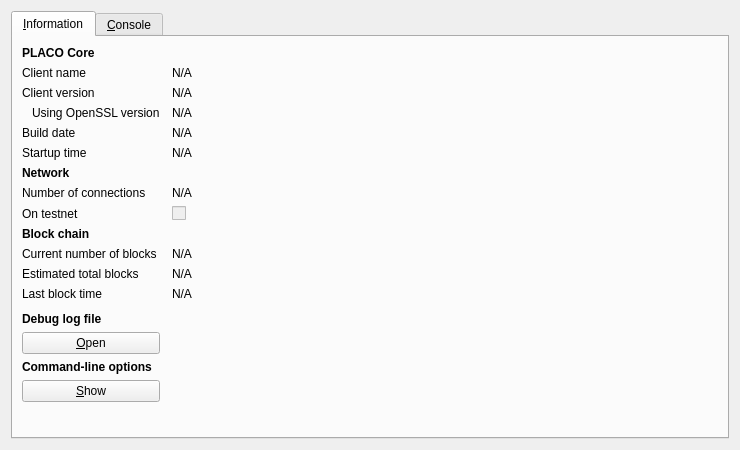
<?xml version="1.0" encoding="UTF-8"?>
<ui version="4.0">
 <class>RPCConsole</class>
 <widget class="QDialog" name="RPCConsole">
  <property name="geometry">
   <rect>
    <x>0</x>
    <y>0</y>
    <width>740</width>
    <height>450</height>
   </rect>
  </property>
  <property name="windowTitle">
   <string>PLACO - Debug window</string>
  </property>
  <property name="styleSheet">
   <string notr="true">background-image: url(:/images/bkg2);</string>
  </property>
  <layout class="QVBoxLayout" name="verticalLayout_2">
   <item>
    <widget class="QTabWidget" name="tabWidget">
     <property name="currentIndex">
      <number>0</number>
     </property>
     <widget class="QWidget" name="tab_info">
      <attribute name="title">
       <string>&amp;Information</string>
      </attribute>
      <layout class="QGridLayout" name="gridLayout" columnstretch="0,1">
       <property name="horizontalSpacing">
        <number>12</number>
       </property>
       <item row="0" column="0">
        <widget class="QLabel" name="label_9">
         <property name="font">
          <font>
           <weight>75</weight>
           <bold>true</bold>
          </font>
         </property>
         <property name="text">
          <string>PLACO Core</string>
         </property>
        </widget>
       </item>
       <item row="1" column="0">
        <widget class="QLabel" name="label_5">
         <property name="text">
          <string>Client name</string>
         </property>
        </widget>
       </item>
       <item row="1" column="1">
        <widget class="QLabel" name="clientName">
         <property name="cursor">
          <cursorShape>IBeamCursor</cursorShape>
         </property>
         <property name="text">
          <string>N/A</string>
         </property>
         <property name="textFormat">
          <enum>Qt::PlainText</enum>
         </property>
         <property name="textInteractionFlags">
          <set>Qt::LinksAccessibleByMouse|Qt::TextSelectableByKeyboard|Qt::TextSelectableByMouse</set>
         </property>
        </widget>
       </item>
       <item row="2" column="0">
        <widget class="QLabel" name="label_6">
         <property name="text">
          <string>Client version</string>
         </property>
        </widget>
       </item>
       <item row="2" column="1">
        <widget class="QLabel" name="clientVersion">
         <property name="cursor">
          <cursorShape>IBeamCursor</cursorShape>
         </property>
         <property name="text">
          <string>N/A</string>
         </property>
         <property name="textFormat">
          <enum>Qt::PlainText</enum>
         </property>
         <property name="textInteractionFlags">
          <set>Qt::LinksAccessibleByMouse|Qt::TextSelectableByKeyboard|Qt::TextSelectableByMouse</set>
         </property>
        </widget>
       </item>
       <item row="3" column="0">
        <widget class="QLabel" name="label_14">
         <property name="text">
          <string>Using OpenSSL version</string>
         </property>
         <property name="indent">
          <number>10</number>
         </property>
        </widget>
       </item>
       <item row="3" column="1">
        <widget class="QLabel" name="openSSLVersion">
         <property name="cursor">
          <cursorShape>IBeamCursor</cursorShape>
         </property>
         <property name="text">
          <string>N/A</string>
         </property>
         <property name="textFormat">
          <enum>Qt::PlainText</enum>
         </property>
         <property name="textInteractionFlags">
          <set>Qt::LinksAccessibleByMouse|Qt::TextSelectableByKeyboard|Qt::TextSelectableByMouse</set>
         </property>
        </widget>
       </item>
       <item row="4" column="0">
        <widget class="QLabel" name="label_12">
         <property name="text">
          <string>Build date</string>
         </property>
        </widget>
       </item>
       <item row="4" column="1">
        <widget class="QLabel" name="buildDate">
         <property name="cursor">
          <cursorShape>IBeamCursor</cursorShape>
         </property>
         <property name="text">
          <string>N/A</string>
         </property>
         <property name="textFormat">
          <enum>Qt::PlainText</enum>
         </property>
         <property name="textInteractionFlags">
          <set>Qt::LinksAccessibleByMouse|Qt::TextSelectableByKeyboard|Qt::TextSelectableByMouse</set>
         </property>
        </widget>
       </item>
       <item row="5" column="0">
        <widget class="QLabel" name="label_13">
         <property name="text">
          <string>Startup time</string>
         </property>
        </widget>
       </item>
       <item row="5" column="1">
        <widget class="QLabel" name="startupTime">
         <property name="cursor">
          <cursorShape>IBeamCursor</cursorShape>
         </property>
         <property name="text">
          <string>N/A</string>
         </property>
         <property name="textFormat">
          <enum>Qt::PlainText</enum>
         </property>
         <property name="textInteractionFlags">
          <set>Qt::LinksAccessibleByMouse|Qt::TextSelectableByKeyboard|Qt::TextSelectableByMouse</set>
         </property>
        </widget>
       </item>
       <item row="6" column="0">
        <widget class="QLabel" name="label_11">
         <property name="font">
          <font>
           <weight>75</weight>
           <bold>true</bold>
          </font>
         </property>
         <property name="text">
          <string>Network</string>
         </property>
        </widget>
       </item>
       <item row="7" column="0">
        <widget class="QLabel" name="label_7">
         <property name="text">
          <string>Number of connections</string>
         </property>
        </widget>
       </item>
       <item row="7" column="1">
        <widget class="QLabel" name="numberOfConnections">
         <property name="cursor">
          <cursorShape>IBeamCursor</cursorShape>
         </property>
         <property name="text">
          <string>N/A</string>
         </property>
         <property name="textFormat">
          <enum>Qt::PlainText</enum>
         </property>
         <property name="textInteractionFlags">
          <set>Qt::LinksAccessibleByMouse|Qt::TextSelectableByKeyboard|Qt::TextSelectableByMouse</set>
         </property>
        </widget>
       </item>
       <item row="8" column="0">
        <widget class="QLabel" name="label_8">
         <property name="text">
          <string>On testnet</string>
         </property>
        </widget>
       </item>
       <item row="8" column="1">
        <widget class="QCheckBox" name="isTestNet">
         <property name="enabled">
          <bool>false</bool>
         </property>
         <property name="text">
          <string/>
         </property>
        </widget>
       </item>
       <item row="9" column="0">
        <widget class="QLabel" name="label_10">
         <property name="font">
          <font>
           <weight>75</weight>
           <bold>true</bold>
          </font>
         </property>
         <property name="text">
          <string>Block chain</string>
         </property>
        </widget>
       </item>
       <item row="10" column="0">
        <widget class="QLabel" name="label_3">
         <property name="text">
          <string>Current number of blocks</string>
         </property>
        </widget>
       </item>
       <item row="10" column="1">
        <widget class="QLabel" name="numberOfBlocks">
         <property name="cursor">
          <cursorShape>IBeamCursor</cursorShape>
         </property>
         <property name="text">
          <string>N/A</string>
         </property>
         <property name="textFormat">
          <enum>Qt::PlainText</enum>
         </property>
         <property name="textInteractionFlags">
          <set>Qt::LinksAccessibleByMouse|Qt::TextSelectableByKeyboard|Qt::TextSelectableByMouse</set>
         </property>
        </widget>
       </item>
       <item row="11" column="0">
        <widget class="QLabel" name="label_4">
         <property name="text">
          <string>Estimated total blocks</string>
         </property>
        </widget>
       </item>
       <item row="11" column="1">
        <widget class="QLabel" name="totalBlocks">
         <property name="cursor">
          <cursorShape>IBeamCursor</cursorShape>
         </property>
         <property name="text">
          <string>N/A</string>
         </property>
         <property name="textFormat">
          <enum>Qt::PlainText</enum>
         </property>
         <property name="textInteractionFlags">
          <set>Qt::LinksAccessibleByMouse|Qt::TextSelectableByKeyboard|Qt::TextSelectableByMouse</set>
         </property>
        </widget>
       </item>
       <item row="12" column="0">
        <widget class="QLabel" name="label_2">
         <property name="text">
          <string>Last block time</string>
         </property>
        </widget>
       </item>
       <item row="12" column="1">
        <widget class="QLabel" name="lastBlockTime">
         <property name="cursor">
          <cursorShape>IBeamCursor</cursorShape>
         </property>
         <property name="text">
          <string>N/A</string>
         </property>
         <property name="textFormat">
          <enum>Qt::PlainText</enum>
         </property>
         <property name="textInteractionFlags">
          <set>Qt::LinksAccessibleByMouse|Qt::TextSelectableByKeyboard|Qt::TextSelectableByMouse</set>
         </property>
        </widget>
       </item>
       <item row="13" column="0">
        <spacer name="verticalSpacer_2">
         <property name="orientation">
          <enum>Qt::Vertical</enum>
         </property>
         <property name="sizeHint" stdset="0">
          <size>
           <width>20</width>
           <height>20</height>
          </size>
         </property>
        </spacer>
       </item>
       <item row="14" column="0">
        <widget class="QLabel" name="labelDebugLogfile">
         <property name="font">
          <font>
           <weight>75</weight>
           <bold>true</bold>
          </font>
         </property>
         <property name="text">
          <string>Debug log file</string>
         </property>
        </widget>
       </item>
       <item row="15" column="0">
        <widget class="QPushButton" name="openDebugLogfileButton">
         <property name="toolTip">
          <string>Open the PLACO debug log file from the current data directory. This can take a few seconds for large log files.</string>
         </property>
         <property name="text">
          <string>&amp;Open</string>
         </property>
         <property name="autoDefault">
          <bool>false</bool>
         </property>
        </widget>
       </item>
       <item row="16" column="0">
        <widget class="QLabel" name="labelCLOptions">
         <property name="font">
          <font>
           <weight>75</weight>
           <bold>true</bold>
          </font>
         </property>
         <property name="text">
          <string>Command-line options</string>
         </property>
        </widget>
       </item>
       <item row="17" column="0">
        <widget class="QPushButton" name="showCLOptionsButton">
         <property name="toolTip">
          <string>Show the PLACO-Qt help message to get a list with possible PLACO command-line options.</string>
         </property>
         <property name="text">
          <string>&amp;Show</string>
         </property>
         <property name="autoDefault">
          <bool>false</bool>
         </property>
        </widget>
       </item>
       <item row="18" column="0">
        <spacer name="verticalSpacer">
         <property name="orientation">
          <enum>Qt::Vertical</enum>
         </property>
         <property name="sizeHint" stdset="0">
          <size>
           <width>20</width>
           <height>40</height>
          </size>
         </property>
        </spacer>
       </item>
      </layout>
     </widget>
     <widget class="QWidget" name="tab_console">
      <attribute name="title">
       <string>&amp;Console</string>
      </attribute>
      <layout class="QVBoxLayout" name="verticalLayout_3">
       <property name="spacing">
        <number>3</number>
       </property>
       <item>
        <widget class="QTextEdit" name="messagesWidget">
         <property name="minimumSize">
          <size>
           <width>0</width>
           <height>100</height>
          </size>
         </property>
         <property name="readOnly">
          <bool>true</bool>
         </property>
         <property name="tabKeyNavigation" stdset="0">
          <bool>false</bool>
         </property>
         <property name="columnCount" stdset="0">
          <number>2</number>
         </property>
        </widget>
       </item>
       <item>
        <layout class="QHBoxLayout" name="horizontalLayout">
         <property name="spacing">
          <number>3</number>
         </property>
         <item>
          <widget class="QLabel" name="label">
           <property name="text">
            <string notr="true">&gt;</string>
           </property>
          </widget>
         </item>
         <item>
          <widget class="QLineEdit" name="lineEdit"/>
         </item>
         <item>
          <widget class="QPushButton" name="clearButton">
           <property name="maximumSize">
            <size>
             <width>24</width>
             <height>24</height>
            </size>
           </property>
           <property name="toolTip">
            <string>Clear console</string>
           </property>
           <property name="text">
            <string/>
           </property>
           <property name="icon">
            <iconset resource="../bitcoin.qrc">
             <normaloff>:/icons/remove</normaloff>:/icons/remove</iconset>
           </property>
           <property name="shortcut">
            <string notr="true">Ctrl+L</string>
           </property>
           <property name="autoDefault">
            <bool>false</bool>
           </property>
          </widget>
         </item>
        </layout>
       </item>
      </layout>
     </widget>
    </widget>
   </item>
  </layout>
 </widget>
 <resources>
  <include location="../bitcoin.qrc"/>
 </resources>
 <connections/>
</ui>
